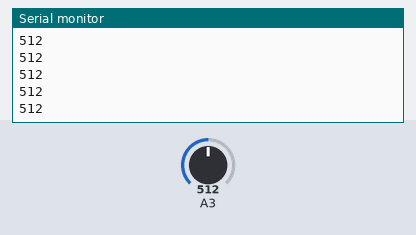
A sketch run on a simulated Arduino Uno, built with avr-gcc and run on an emulated ATmega328P. Shown: the last lines printed to the serial monitor. The inputs (shaded band) are chosen by the test bench; at power-on: A3 = 512.

Above: at 1.2 s.
1.3 s: A3 set to 716
At 1.56 s:
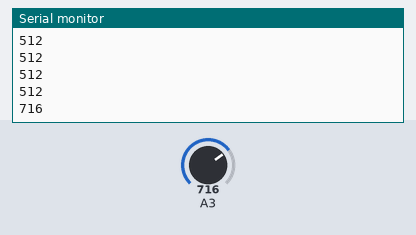
2.8 s: A3 set to 900
At 2.96 s:
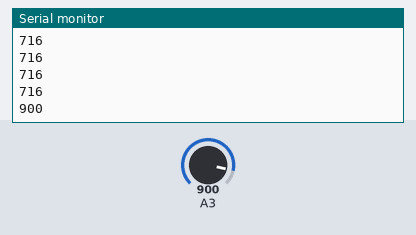
Timing chart, 0 to 5.8 s (numbered marks = the images above; inputs shaded):
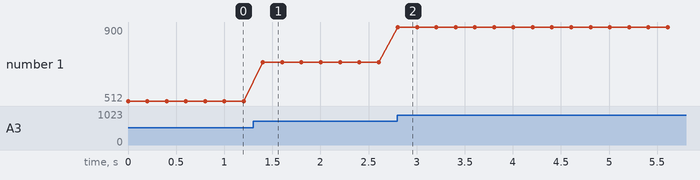

Measured:
- after the input at 1.3 s, the serial monitor: prints a new line after 0.10 s (image 1)
- after the input at 2.8 s, the serial monitor: prints a new line at once (image 2)
- plotted number 1: 512 → 716 after the input at 1.3 s, 716 → 900 after the input at 2.8 s

The sketch:

Analog_test.ino
```cpp
void setup() {
  // put your setup code here, to run once:
  Serial.begin(9600);
}

void loop() {
  // put your main code here, to run repeatedly:
  Serial.println(analogRead(A3));
  delay(200);
}
```
